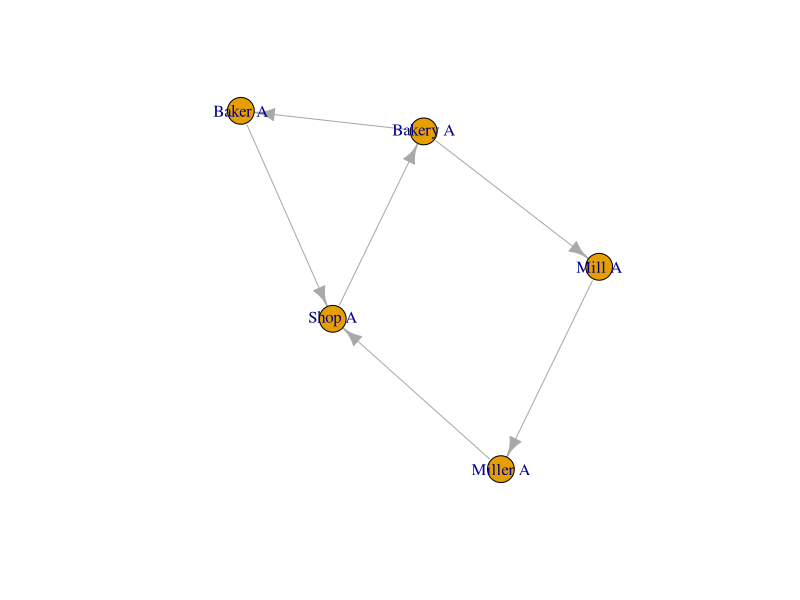

Reproduce this figure in R.
## ---- chunk 1
library(tidyverse)

economy <- tibble::tribble(
  ~source,    ~quantity,  ~unit,    ~type,    ~destination,
  'Bakery A',        10,  'loaf',   'bread',  'Shop A',
  'Shop A',          10,  '£',      'money',  'Bakery A',
  'Bakery A',        10,  '£',      'money',  'Baker A',
  'Baker A',         10,  'hour',   'time',   'Bakery A',
  'Shop A',           1,  'loaf',   'bread',  'Baker A',
  'Baker A',          1,  '£',      'money',  'Shop A',
  'Mill A',        1000,  'gram',   'flour',  'Bakery A',
  'Bakery A',         5,  '£',      'money',  'Mill A',
  'Mill A',           5,  '£',      'money',  'Miller A',
  'Miller A',         5,  'hour',   'time',   'Mill A',
  'Miller A',         1,  '£',      'money',  'Shop A',
  'Shop A',           1,  'loaf',   'bread',  'Miller A',
)

DiagrammeR::grViz(
  paste0(
    "
      digraph {
          rankdir=LR;
    ",
    economy %>%
      filter(
        type != 'money'
      ) %>%
      mutate(
        graphviz_edge = glue::glue(
          "
            '{source}' -> '{destination}'
            [label='{quantity} {unit} {type}'];
          "
        )
      ) %>%
      `$`('graphviz_edge') %>%
      Reduce(glue::glue, .),
    "
    edge [color=blue];
    ",
    economy %>%
      filter(
        type == 'money'
      ) %>%
      mutate(
        graphviz_edge = glue::glue(
          "
            '{source}' -> '{destination}'
            [label='{quantity} {unit} {type}'];
          "
        )
      ) %>%
      `$`('graphviz_edge') %>%
      Reduce(glue::glue, .),
    "
      }
    "
  )
)

money_flows <- economy %>%
  filter(
    type == 'money'
  )

money_nodes <- c(money_flows$source, money_flows$destination) %>% unique()

money_flows <- money_flows %>%
  mutate(
    source_id = match(source, money_nodes),
    destination_id = match(destination, money_nodes)
  )

money_graph <- igraph::make_empty_graph() %>%
  igraph::add_vertices(
    length(money_nodes),
    name = money_nodes
  ) %>%
  igraph::add_edges(
    money_flows[, c('source_id', 'destination_id')] %>%
        as.matrix() %>%
        t() %>%
        as.vector(),
      quantity = money_flows$quantity
  )

plot(money_graph)

# Adapted from <https://stackoverflow.com/a/55094319>
FindCycles <- function(g) {
    Cycles = NULL
    for(v1 in igraph::V(g)) {
        if(igraph::degree(g, v1, mode="in") == 0) { next }
        GoodNeighbors = igraph::neighbors(g, v1, mode="out")
        GoodNeighbors = GoodNeighbors[GoodNeighbors > v1]
        for(v2 in GoodNeighbors) {
          TempCyc = lapply(igraph::all_simple_paths(g, v2,v1, mode="out"), function(p) c(v1,p))
          TempCyc = TempCyc[which(sapply(TempCyc, length) > 3)]
          TempCyc = TempCyc[sapply(TempCyc, min) == sapply(TempCyc, `[`, 1)]
          Cycles  = c(Cycles, TempCyc)
        }
    }
    Cycles
}

money_graph %>%
  FindCycles() %>%
  Map(
    function (x) {
      list(
        igraph::E(money_graph)[enexpr(x)],
        min(igraph::E(money_graph)[enexpr(x)]$quantity)
      )
    },
    .
  )
